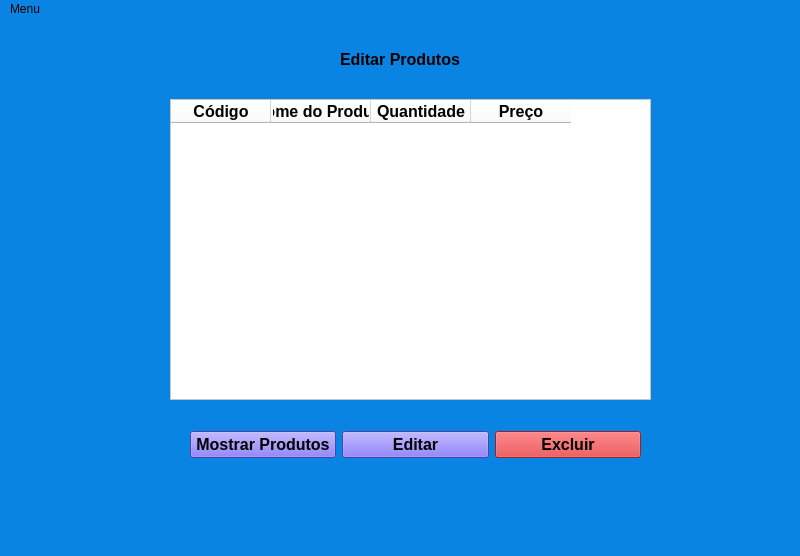
<?xml version="1.0" encoding="UTF-8"?>
<ui version="4.0">
 <class>MainWindow</class>
 <widget class="QMainWindow" name="MainWindow">
  <property name="geometry">
   <rect>
    <x>0</x>
    <y>0</y>
    <width>800</width>
    <height>556</height>
   </rect>
  </property>
  <property name="windowTitle">
   <string>MainWindow</string>
  </property>
  <property name="styleSheet">
   <string notr="true">background-color: rgb(9, 132, 227);</string>
  </property>
  <widget class="QWidget" name="centralwidget">
   <widget class="QLabel" name="label">
    <property name="geometry">
     <rect>
      <x>340</x>
      <y>10</y>
      <width>131</width>
      <height>61</height>
     </rect>
    </property>
    <property name="font">
     <font>
      <pointsize>12</pointsize>
      <weight>75</weight>
      <bold>true</bold>
     </font>
    </property>
    <property name="styleSheet">
     <string notr="true"/>
    </property>
    <property name="text">
     <string>Editar Produtos</string>
    </property>
   </widget>
   <widget class="QWidget" name="horizontalLayoutWidget">
    <property name="geometry">
     <rect>
      <x>190</x>
      <y>400</y>
      <width>451</width>
      <height>51</height>
     </rect>
    </property>
    <layout class="QHBoxLayout" name="horizontalLayout">
     <item>
      <widget class="QPushButton" name="pushButton">
       <property name="font">
        <font>
         <pointsize>12</pointsize>
         <weight>75</weight>
         <bold>true</bold>
        </font>
       </property>
       <property name="styleSheet">
        <string notr="true">background-color: rgb(108, 92, 231);</string>
       </property>
       <property name="text">
        <string>Mostrar Produtos</string>
       </property>
      </widget>
     </item>
     <item>
      <widget class="QPushButton" name="pushButton_2">
       <property name="font">
        <font>
         <pointsize>12</pointsize>
         <weight>75</weight>
         <bold>true</bold>
        </font>
       </property>
       <property name="styleSheet">
        <string notr="true">background-color: rgb(108, 92, 231);</string>
       </property>
       <property name="text">
        <string>Editar</string>
       </property>
      </widget>
     </item>
     <item>
      <widget class="QPushButton" name="pushButton_3">
       <property name="font">
        <font>
         <pointsize>12</pointsize>
         <weight>75</weight>
         <bold>true</bold>
        </font>
       </property>
       <property name="styleSheet">
        <string notr="true">background-color: rgb(214, 48, 49);</string>
       </property>
       <property name="text">
        <string>Excluir</string>
       </property>
      </widget>
     </item>
    </layout>
   </widget>
   <widget class="QTableWidget" name="tableWidget">
    <property name="geometry">
     <rect>
      <x>170</x>
      <y>80</y>
      <width>481</width>
      <height>301</height>
     </rect>
    </property>
    <property name="styleSheet">
     <string notr="true">background-color: rgb(255, 255, 255);
color: rgb(0, 0, 0);</string>
    </property>
    <property name="sizeAdjustPolicy">
     <enum>QAbstractScrollArea::AdjustToContentsOnFirstShow</enum>
    </property>
    <column>
     <property name="text">
      <string>Código</string>
     </property>
     <property name="font">
      <font>
       <pointsize>12</pointsize>
       <weight>75</weight>
       <bold>true</bold>
      </font>
     </property>
    </column>
    <column>
     <property name="text">
      <string>Nome do Produto</string>
     </property>
     <property name="font">
      <font>
       <pointsize>12</pointsize>
       <weight>75</weight>
       <bold>true</bold>
      </font>
     </property>
    </column>
    <column>
     <property name="text">
      <string>Quantidade</string>
     </property>
     <property name="font">
      <font>
       <pointsize>12</pointsize>
       <weight>75</weight>
       <bold>true</bold>
      </font>
     </property>
    </column>
    <column>
     <property name="text">
      <string>Preço</string>
     </property>
     <property name="font">
      <font>
       <pointsize>12</pointsize>
       <weight>75</weight>
       <bold>true</bold>
      </font>
     </property>
    </column>
   </widget>
  </widget>
  <widget class="QStatusBar" name="statusbar"/>
  <widget class="QMenuBar" name="menuBar">
   <property name="geometry">
    <rect>
     <x>0</x>
     <y>0</y>
     <width>800</width>
     <height>30</height>
    </rect>
   </property>
   <widget class="QMenu" name="menuPrincipal">
    <property name="title">
     <string>Menu</string>
    </property>
    <addaction name="actionPrincipal"/>
    <addaction name="actionAdicionar_Itens"/>
    <addaction name="actionEditar_Itens"/>
    <addaction name="actionVendas"/>
   </widget>
   <addaction name="menuPrincipal"/>
  </widget>
  <action name="actionPrincipal">
   <property name="text">
    <string>Principal</string>
   </property>
  </action>
  <action name="actionAdicionar_Itens">
   <property name="text">
    <string>Adicionar Itens</string>
   </property>
  </action>
  <action name="actionEditar_Itens">
   <property name="text">
    <string>Editar Itens</string>
   </property>
  </action>
  <action name="actionVendas">
   <property name="text">
    <string>Vendas</string>
   </property>
  </action>
 </widget>
 <resources>
  <include location="icons/imagens.qrc"/>
 </resources>
 <connections/>
</ui>
